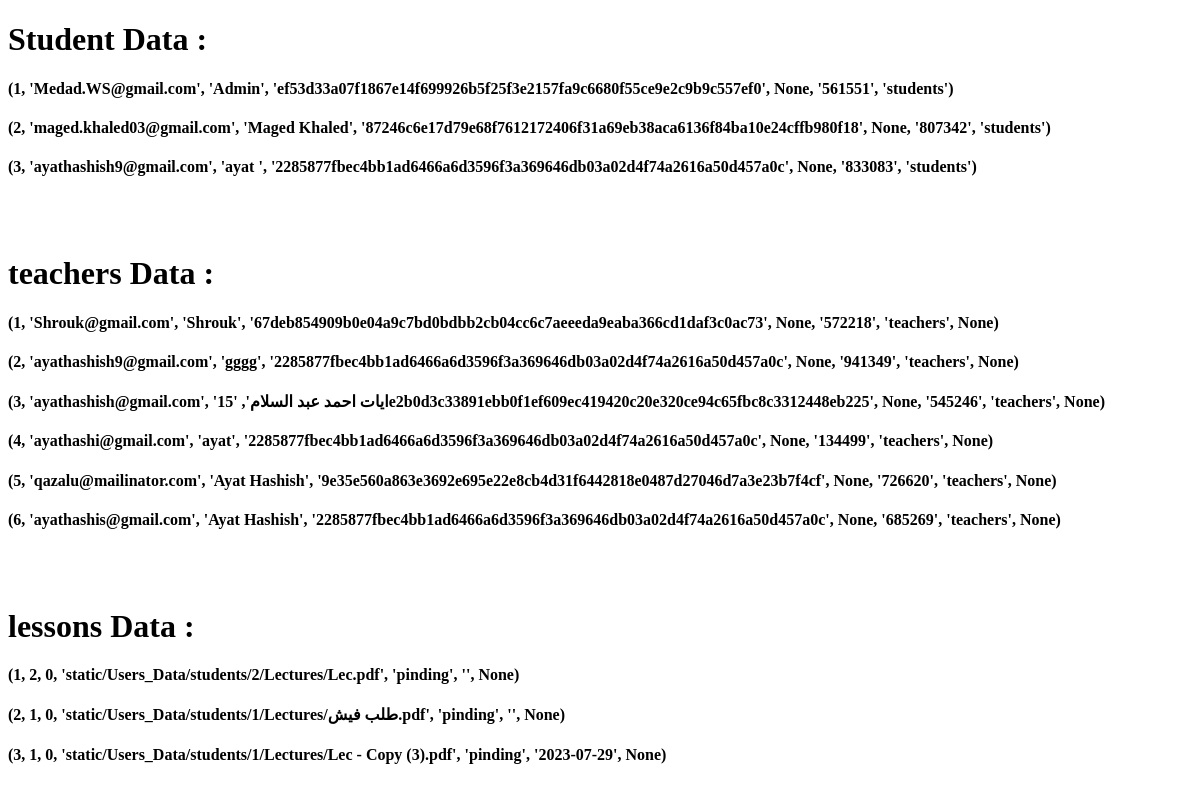
/Admin (signed in), run on an earlier commit of the app's database.
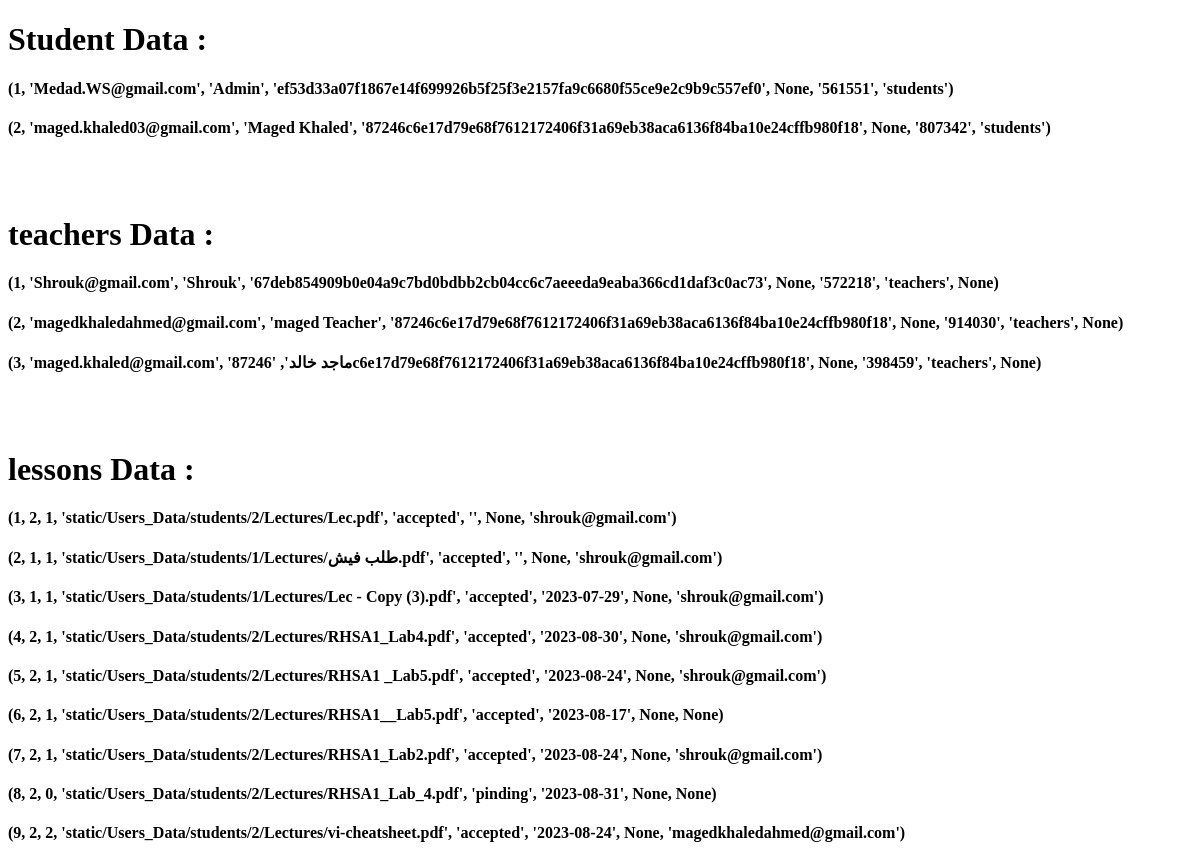
And on a later commit of the database.
### tables this page shows
CREATE TABLE students
                            (id INTEGER PRIMARY KEY AUTOINCREMENT, email TEXT, username TEXT, password TEXT, phone TEXT, validation TEXT, Type_ TEXT DEFAULT students);

CREATE TABLE teachers
                (id INTEGER PRIMARY KEY AUTOINCREMENT, 
                email TEXT, 
                username TEXT, 
                password TEXT, 
                phone TEXT, 
                validation TEXT, 
                Type_ TEXT DEFAULT 'teachers', 
                coursType TEXT);

CREATE TABLE lessons
                            (id INTEGER PRIMARY KEY AUTOINCREMENT, studentID INTEGER, teacherID INTEGER, lessonLOC TEXT, state TEXT, date TEXT, URL TEXT coursType TEXT, roomName char(20));

### app.py (the view)
@app.route("/Admin")
def admin():
    if session['user']:
        if session['user'][1] == emailer.Admin or True:
            studentTable= DB.get_all_table_data('students')
            teacherTable= DB.get_all_table_data('teachers')
            lessonTable= DB.get_all_table_data('lessons')
            return render_template("admin.html",data = [studentTable, teacherTable, lessonTable])
    return redirect('/home')

### app.py (called while the page is built)
@app.before_request
def setDefaultValue():
    if 'user' not in session:
        session['user'] = None

### functions/functions.py (called while the page is built)
    def get_all_table_data(self, table_name, condition =''):
        with sqlite3.connect(self.name) as conn:
            cursor = conn.cursor()
            if condition == '':
                cursor.execute(f"SELECT * FROM {table_name}")
            else:
                cursor.execute(f"SELECT * FROM {table_name} where {condition[0]} = '{condition[1]}'")
            all_data = cursor.fetchall()
            cursor.close()
        return all_data

### templates/admin.html (shortened to what this page needs)
<!DOCTYPE html>
<html lang="en">
<head>
</head>
<body>
    <h1>Student Data :</h1>
    {% for i in data[0] %}
    <h4>{{i}}</h4>
    {% endfor %}
    <br>
    <br>
    <h1>teachers Data :</h1>
    {% for i in data[1] %}
    <h4>{{i}}</h4>
    {% endfor %}
    <br>
    <br>
    <h1>lessons Data :</h1>
    {% for i in data[2] %}
    <h4>{{i}}</h4>
    {% endfor %}
</body>
</html>

What changed in the data, as far as the page shows it:
removed students: i "(3, 'ayathashish9@gmail.com', 'ayat ', '2285877fbec4bb1ad6466a6d3596f3a369646db03a02d4f74a2616a50d457a0c', None, '833083', 'students')"
removed teachers: i "(4, 'ayathashi@gmail.com', 'ayat', '2285877fbec4bb1ad6466a6d3596f3a369646db03a02d4f74a2616a50d457a0c', None, '134499', 'teachers', None)"
removed teachers: i "(5, 'qazalu@mailinator.com', 'Ayat Hashish', '9e35e560a863e3692e695e22e8cb4d31f6442818e0487d27046d7a3e23b7f4cf', None, '726620', 'teachers', None)"
removed teachers: i "(6, 'ayathashis@gmail.com', 'Ayat Hashish', '2285877fbec4bb1ad6466a6d3596f3a369646db03a02d4f74a2616a50d457a0c', None, '685269', 'teachers', None)"
changed teachers (number 2 of 3 on the later page): i "(2, 'ayathashish9@gmail.com', 'gggg', '2285877fbec4bb1ad6466a6d3596f3a369646db03a02d4f74a2616a50d457a0c', None, '941349', 'teachers', None)" → "(2, 'magedkhaledahmed@gmail.com', 'maged Teacher', '87246c6e17d79e68f7612172406f31a69eb38aca6136f84ba10e24cffb980f18', None, '914030', 'teachers', None)"
changed teachers (number 3 of 3 on the later page): i "(3, 'ayathashish@gmail.com', 'ايات احمد عبد السلام', '15e2b0d3c33891ebb0f1ef609ec419420c20e320ce94c65fbc8c3312448eb225', None, '545246', 'teachers', None)" → "(3, 'maged.khaled@gmail.com', 'ماجد خالد', '87246c6e17d79e68f7612172406f31a69eb38aca6136f84ba10e24cffb980f18', None, '398459', 'teachers', None)"
changed lessons (number 1 of 9 on the later page): i "(1, 2, 0, 'static/Users_Data/students/2/Lectures/Lec.pdf', 'pinding', '', None)" → "(1, 2, 1, 'static/Users_Data/students/2/Lectures/Lec.pdf', 'accepted', '', None, 'shrouk@gmail.com')"
changed lessons (number 2 of 9 on the later page): i "(2, 1, 0, 'static/Users_Data/students/1/Lectures/طلب فيش.pdf', 'pinding', '', None)" → "(2, 1, 1, 'static/Users_Data/students/1/Lectures/طلب فيش.pdf', 'accepted', '', None, 'shrouk@gmail.com')"
changed lessons (number 3 of 9 on the later page): i "(3, 1, 0, 'static/Users_Data/students/1/Lectures/Lec - Copy (3).pdf', 'pinding', '2023-07-29', None)" → "(3, 1, 1, 'static/Users_Data/students/1/Lectures/Lec - Copy (3).pdf', 'accepted', '2023-07-29', None, 'shrouk@gmail.com')"
added lessons: i "(4, 2, 1, 'static/Users_Data/students/2/Lectures/RHSA1_Lab4.pdf', 'accepted', '2023-08-30', None, 'shrouk@gmail.com')"
added lessons: i "(5, 2, 1, 'static/Users_Data/students/2/Lectures/RHSA1 _Lab5.pdf', 'accepted', '2023-08-24', None, 'shrouk@gmail.com')"
added lessons: i "(6, 2, 1, 'static/Users_Data/students/2/Lectures/RHSA1__Lab5.pdf', 'accepted', '2023-08-17', None, None)"
added lessons: i "(7, 2, 1, 'static/Users_Data/students/2/Lectures/RHSA1_Lab2.pdf', 'accepted', '2023-08-24', None, 'shrouk@gmail.com')"
added lessons: i "(8, 2, 0, 'static/Users_Data/students/2/Lectures/RHSA1_Lab_4.pdf', 'pinding', '2023-08-31', None, None)"
added lessons: i "(9, 2, 2, 'static/Users_Data/students/2/Lectures/vi-cheatsheet.pdf', 'accepted', '2023-08-24', None, 'magedkhaledahmed@gmail.com')"
